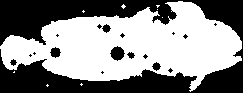
#> input picture AT5/imagens de entrada/fish-16.png, 243 x 93 px
$ python Q5.py
#> lines starting #> are read from the running program, lines starting #| are printed output that depends on the picture; after the words box and inside, x2 and y2 are one past the last pixel; in counts of white or black regions, pixels touching at a corner belong together
### AT5/utils.py
import inspect
from pathlib import Path
from typing import Literal

import cv2
import numpy as np

ImageType = Literal["png", "bmp", "tiff", "webp", "pgm", "jpg"]


def readImageFromMemory(imgName, imgDirectory, readMode):
#> called with imgName = 'fish-16.png', imgDirectory = 'imagens de entrada', readMode = 0
    fileBytes = np.fromfile(
        Path(__file__).parent / imgDirectory / imgName, dtype=np.uint8
    )
    imageNdArray = cv2.imdecode(fileBytes, readMode)
#> imageNdArray is the input picture: shape (93, 243); 54.5% white; 18 black regions (11 under 20 px), largest, box (x1, y1, x2, y2) and area: (0, 0, 243, 93) 9805, (110, 46, 125, 61) 149, (50, 47, 61, 58) 81

    return imageNdArray


# [15 lines left out: function saveImage, not called in this run]

### AT5/Q5.py
import cv2
import matplotlib.pyplot as plt
import numpy as np

from utils import readImageFromMemory

WHITE = 255
BLACK = 0
GRAY = 128
WINDOW_AXES = (-2, -1)


def padImage(imageNdArray, structuringElement, fillValue):
#> called with structuringElement = array of shape (5, 5), fillValue = 255
    radius = structuringElement.shape[0] // 2

    return np.pad(imageNdArray, radius, mode="constant", constant_values=fillValue)
#> returned value: shape (97, 247); 57.1% white; 18 black regions (11 under 20 px), largest, box (x1, y1, x2, y2) and area: (2, 2, 245, 95) 9805, (112, 48, 127, 63) 149, (52, 49, 63, 60) 81


def getWindowsUnderElement(paddedImage, structuringElement):
    return np.lib.stride_tricks.sliding_window_view(
        paddedImage, structuringElement.shape
    )


def ignoreZerosOfStructuringElement(windows, structuringElement, neutralValue):
    return np.where(structuringElement == 1, windows, neutralValue)


def keepWhiteIfFullMatch(covered):
    fullMatch = np.all(covered == WHITE, axis=WINDOW_AXES)
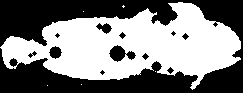
#> fullMatch: shape (93, 243) bool; 50.1% white; 12 black regions (3 under 20 px), largest, box (x1, y1, x2, y2) and area: (0, 0, 243, 93) 10652, (109, 45, 136, 62) 243, (49, 46, 62, 59) 113

    return np.where(fullMatch, WHITE, BLACK).astype(np.uint8)


def erode(imageNdArray, structuringElement):
    padded = padImage(imageNdArray, structuringElement, WHITE)
    windows = getWindowsUnderElement(padded, structuringElement)
    covered = ignoreZerosOfStructuringElement(windows, structuringElement, WHITE)

    return keepWhiteIfFullMatch(covered)


def invertImage(imageNdArray):
    return WHITE - imageNdArray
#> in padImage (call 2), `return np.pad(imageNdArray, radius, mode="constant", constant_values=f..`: returned value: shape (97, 247); 48.6% white; 18 white regions (11 under 20 px), largest, box (x1, y1, x2, y2) and area: (0, 0, 247, 97) 11165, (112, 48, 127, 63) 149, (52, 49, 63, 60) 81
#> in keepWhiteIfFullMatch (call 2), `fullMatch = np.all(covered == WHITE, axis=WINDOW_AXES)`: fullMatch: shape (93, 243) bool; 35% white; 17 white regions (11 under 20 px), largest, box (x1, y1, x2, y2) and area: (0, 0, 169, 42) 3078, (0, 63, 189, 93) 2963, (194, 0, 243, 38) 895, (195, 63, 243, 93) 875, (113, 49, 122, 58) 57, (53, 50, 58, 55) 21


def keepWhereBothMatch(foregroundMatch, backgroundMatch):
    bothMatch = (foregroundMatch == WHITE) & (backgroundMatch == WHITE)
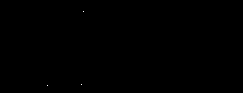
#> bothMatch: shape (93, 243) bool; 0.01% white in thin lines or dots, all inside (x1, y1, x2, y2) = (47, 11, 84, 86)

    return np.where(bothMatch, WHITE, BLACK).astype(np.uint8)


def hitOrMiss(imageNdArray, foregroundElement, backgroundElement):
    foregroundMatch = erode(imageNdArray, foregroundElement)
    backgroundMatch = erode(invertImage(imageNdArray), backgroundElement)

    return keepWhereBothMatch(foregroundMatch, backgroundMatch)


def getMatchPositions(hitOrMissResult):
    return np.argwhere(hitOrMissResult == WHITE)


def printMatchPositions(patternName, positions):
    print(f"{patternName}: {len(positions)} ocorrência(s)")
    for row, col in positions:
        print(f"  linha {row}, coluna {col}")


def buildPatternPreview(foregroundElement, backgroundElement):
    preview = np.full(foregroundElement.shape, GRAY, dtype=np.uint8)
    preview[foregroundElement == 1] = WHITE
    preview[backgroundElement == 1] = BLACK

    return preview


def plotImage(rows, cols, position, imageNdArray, title):
    plt.subplot(rows, cols, position)
    plt.imshow(imageNdArray, cmap="gray", vmin=0, vmax=255)
    plt.title(title)
    plt.axis("off")


def markPositions(positions):
    plt.scatter(
        positions[:, 1], positions[:, 0], s=150, facecolors="none", edgecolors="red"
    )


def showFrame():
    plt.axis("on")
    plt.xticks([])
    plt.yticks([])


def plotOriginal(imageNdArray, imageName):
    plt.figure(figsize=(6, 3))
    plotImage(1, 1, 1, imageNdArray, f"Imagem Original - {imageName}")
    plt.tight_layout()


def plotHitOrMissResults(original, patternPreview, hitOrMissResult, positions, patternName):
    plt.figure(figsize=(14, 3.5))
    plotImage(1, 3, 1, patternPreview, f"Padrão: {patternName}")
    showFrame()
    plotImage(1, 3, 2, hitOrMissResult, "Resultado Hit-or-Miss")
    markPositions(positions)
    plotImage(1, 3, 3, original, f"Posições encontradas ({len(positions)})")
    markPositions(positions)
    plt.tight_layout()


# ================================================================================================

img = readImageFromMemory(
    imgName="fish-16.png",
    imgDirectory="imagens de entrada",
    readMode=cv2.IMREAD_GRAYSCALE,
)

plotOriginal(img, imageName="fish-16.png")

crossForeground = np.array(
    [
        [0, 0, 0, 0, 0],
        [0, 0, 1, 0, 0],
        [0, 1, 1, 1, 0],
        [0, 0, 1, 0, 0],
        [0, 0, 0, 0, 0],
    ],
    dtype=np.uint8,
)

crossBackground = np.array(
    [
        [1, 1, 1, 1, 1],
        [1, 1, 0, 1, 1],
        [1, 0, 0, 0, 1],
        [1, 1, 0, 1, 1],
        [1, 1, 1, 1, 1],
    ],
    dtype=np.uint8,
)

crossResult = hitOrMiss(img, crossForeground, crossBackground)
crossPositions = getMatchPositions(crossResult)
#> crossPositions = [[11, 83], [84, 81], [85, 47]]
printMatchPositions("Cruz branca isolada", crossPositions)
#| Cruz branca isolada: 3 ocorrência(s)
#> the loop in printMatchPositions, `for row, col in positions:` made 3 passes
#|   linha 11, coluna 83
#|   linha 84, coluna 81
#|   linha 85, coluna 47

plotHitOrMissResults(
    img,
    buildPatternPreview(crossForeground, crossBackground),
    crossResult,
    crossPositions,
    "cruz branca isolada",
)


diamondHoleForeground = np.array(
    [
        [1, 1, 1, 1, 1, 1, 1],
        [1, 1, 1, 0, 1, 1, 1],
        [1, 1, 0, 0, 0, 1, 1],
        [1, 0, 0, 0, 0, 0, 1],
        [1, 1, 0, 0, 0, 1, 1],
        [1, 1, 1, 0, 1, 1, 1],
        [1, 1, 1, 1, 1, 1, 1],
    ],
    dtype=np.uint8,
)

diamondHoleBackground = np.array(
    [
        [0, 0, 0, 0, 0, 0, 0],
        [0, 0, 0, 1, 0, 0, 0],
        [0, 0, 1, 1, 1, 0, 0],
        [0, 1, 1, 1, 1, 1, 0],
        [0, 0, 1, 1, 1, 0, 0],
        [0, 0, 0, 1, 0, 0, 0],
        [0, 0, 0, 0, 0, 0, 0],
    ],
    dtype=np.uint8,
)

diamondResult = hitOrMiss(img, diamondHoleForeground, diamondHoleBackground)
#> in padImage (call 3), `return np.pad(imageNdArray, radius, mode="constant", constant_values=f..`: returned value: shape (99, 249); 58.3% white; 18 black regions (11 under 20 px), largest, box (x1, y1, x2, y2) and area: (3, 3, 246, 96) 9805, (113, 49, 128, 64) 149, (53, 50, 64, 61) 81
#> in keepWhiteIfFullMatch (call 3), `fullMatch = np.all(covered == WHITE, axis=WINDOW_AXES)`:
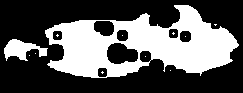
#> fullMatch: shape (93, 243) bool; 36.4% white; 12 white regions (10 under 20 px), largest, box (x1, y1, x2, y2) and area: (45, 5, 239, 78) 7694, (4, 39, 48, 61) 506
#> call 4 of padImage, with structuringElement = array of shape (7, 7), fillValue = 255
#> in padImage (call 4), `radius = structuringElement.shape[0] // 2`: radius = 3
#> in padImage (call 4), `return np.pad(imageNdArray, radius, mode="constant", constant_values=f..`:
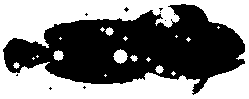
#> returned value: shape (99, 249); 50.1% white; 9 black regions (8 under 20 px), largest, box (x1, y1, x2, y2) and area: (3, 4, 245, 95) 12269
#> in keepWhiteIfFullMatch (call 4), `fullMatch = np.all(covered == WHITE, axis=WINDOW_AXES)`:
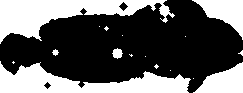
#> fullMatch: shape (93, 243) bool; 37.6% white; 17 white regions (11 under 20 px), largest, box (x1, y1, x2, y2) and area: (0, 0, 175, 44) 3307, (0, 61, 191, 93) 3145, (192, 0, 243, 40) 957, (193, 62, 243, 93) 928, (112, 48, 123, 59) 81, (52, 49, 59, 56) 29
#> in keepWhereBothMatch (call 2), `bothMatch = (foregroundMatch == WHITE) & (backgroundMatch == WHITE)`: bothMatch: shape (93, 243) bool; 0.02% white in thin lines or dots, all inside (x1, y1, x2, y2) = (122, 35, 186, 71)
diamondPositions = getMatchPositions(diamondResult)
#> diamondPositions = [[35, 122], [36, 185], [56, 145], [70, 170]]
printMatchPositions("Buraco preto em losango", diamondPositions)
#| Buraco preto em losango: 4 ocorrência(s)
#> the loop in printMatchPositions (call 2), `for row, col in positions:` made 4 passes
#|   linha 35, coluna 122
#|   linha 36, coluna 185
#|   linha 56, coluna 145
#|   linha 70, coluna 170

plotHitOrMissResults(
    img,
    buildPatternPreview(diamondHoleForeground, diamondHoleBackground),
    diamondResult,
    diamondPositions,
    "buraco em losango",
)

plt.show()
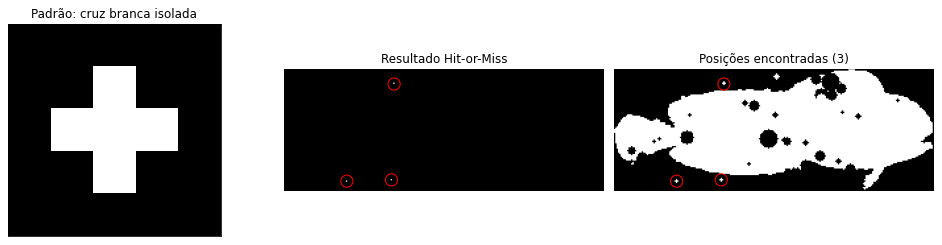
#> figure drawn by matplotlib, 3 panels
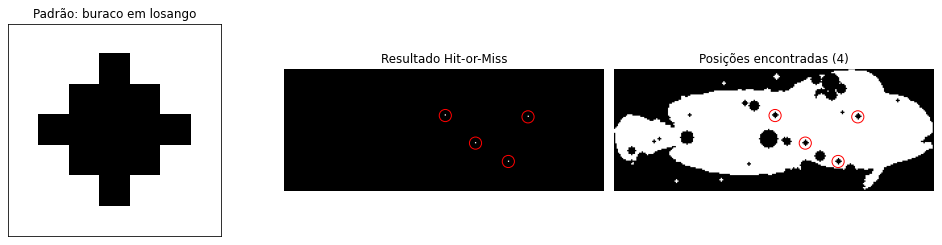
#> figure drawn by matplotlib, 3 panels
